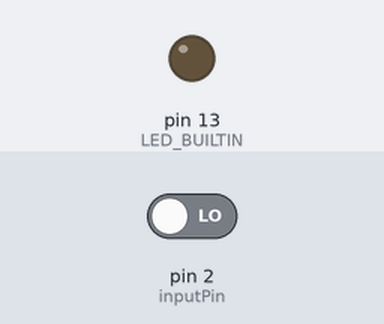
This sketch was run on a simulated Arduino Uno, built with avr-gcc and run on an emulated ATmega328P. Parts: output pins drawn as LEDs (lit = HIGH). The test bench sets the inputs (shaded band); at power-on: pin 2 (inputPin) LOW. What the sketch prints to the serial monitor is not drawn.

Above: at 1.2 s.
1.3 s: pin 2 (inputPin) driven HIGH
At 2.5 s:
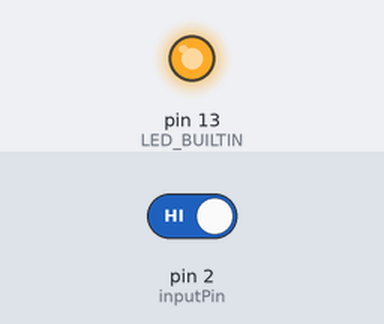
2.8 s: pin 2 (inputPin) driven LOW
At 3.9 s:
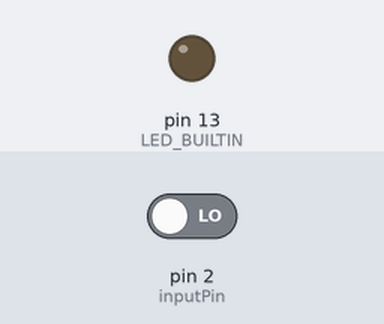
Timing chart, 0 to 5.8 s (numbered marks = the images above; inputs shaded):
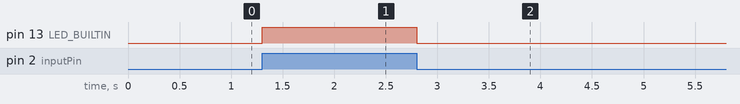

The sketch:

sketch_oct19a.ino
```cpp
const int inputPin = 2;

void setup() {
  // put your setup code here, to run once:
  Serial.begin(9600);
  pinMode(LED_BUILTIN, OUTPUT);
  pinMode(inputPin, INPUT);
}

void loop() {
  // put your main code here, to run repeatedly:
  int val = digitalRead(inputPin);
  Serial.print(val);
  if(val == HIGH)
  {
    digitalWrite(LED_BUILTIN, HIGH);
  } else
  {
    digitalWrite(LED_BUILTIN, LOW);
  }
}
```

Measured:
- after the input at 1.3 s, pin 13 (LED_BUILTIN): LOW → HIGH at once
- after the input at 2.8 s, pin 13 (LED_BUILTIN): HIGH → LOW at once
